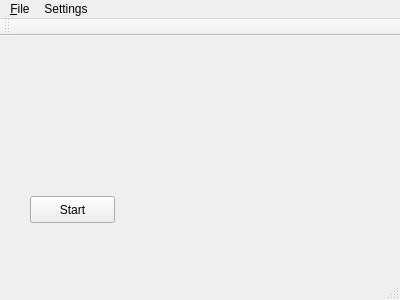
<?xml version="1.0" encoding="UTF-8"?>
<ui version="4.0">
 <class>MainPredict</class>
 <widget class="QMainWindow" name="MainPredict">
  <property name="geometry">
   <rect>
    <x>0</x>
    <y>0</y>
    <width>400</width>
    <height>300</height>
   </rect>
  </property>
  <property name="windowTitle">
   <string>MainPredict</string>
  </property>
  <widget class="QWidget" name="centralWidget">
   <widget class="QPushButton" name="pushButton">
    <property name="geometry">
     <rect>
      <x>30</x>
      <y>160</y>
      <width>85</width>
      <height>27</height>
     </rect>
    </property>
    <property name="text">
     <string>Start</string>
    </property>
   </widget>
  </widget>
  <widget class="QMenuBar" name="menuBar">
   <property name="geometry">
    <rect>
     <x>0</x>
     <y>0</y>
     <width>400</width>
     <height>27</height>
    </rect>
   </property>
   <widget class="QMenu" name="menu_File">
    <property name="title">
     <string>&amp;File</string>
    </property>
    <addaction name="action_Open"/>
    <addaction name="action_Write"/>
   </widget>
   <widget class="QMenu" name="menuSettings">
    <property name="title">
     <string>Settings</string>
    </property>
    <addaction name="actionParams"/>
    <addaction name="actionPorts"/>
   </widget>
   <addaction name="menu_File"/>
   <addaction name="menuSettings"/>
  </widget>
  <widget class="QToolBar" name="mainToolBar">
   <attribute name="toolBarArea">
    <enum>TopToolBarArea</enum>
   </attribute>
   <attribute name="toolBarBreak">
    <bool>false</bool>
   </attribute>
  </widget>
  <widget class="QStatusBar" name="statusBar"/>
  <action name="action_Open">
   <property name="text">
    <string>&amp;Open</string>
   </property>
  </action>
  <action name="action_Write">
   <property name="text">
    <string>Write to...</string>
   </property>
  </action>
  <action name="actionParams">
   <property name="text">
    <string>Params</string>
   </property>
  </action>
  <action name="actionPorts">
   <property name="text">
    <string>Ports</string>
   </property>
  </action>
 </widget>
 <layoutdefault spacing="6" margin="11"/>
 <resources/>
 <connections/>
</ui>
